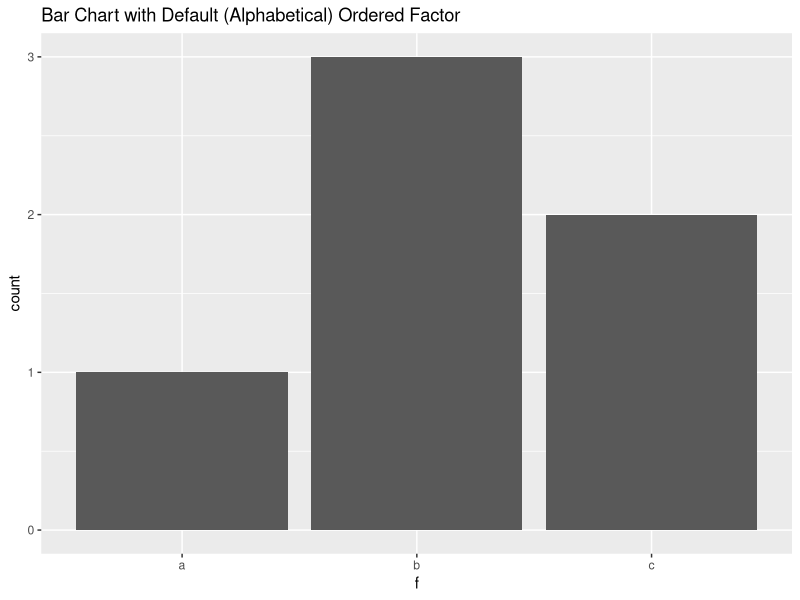
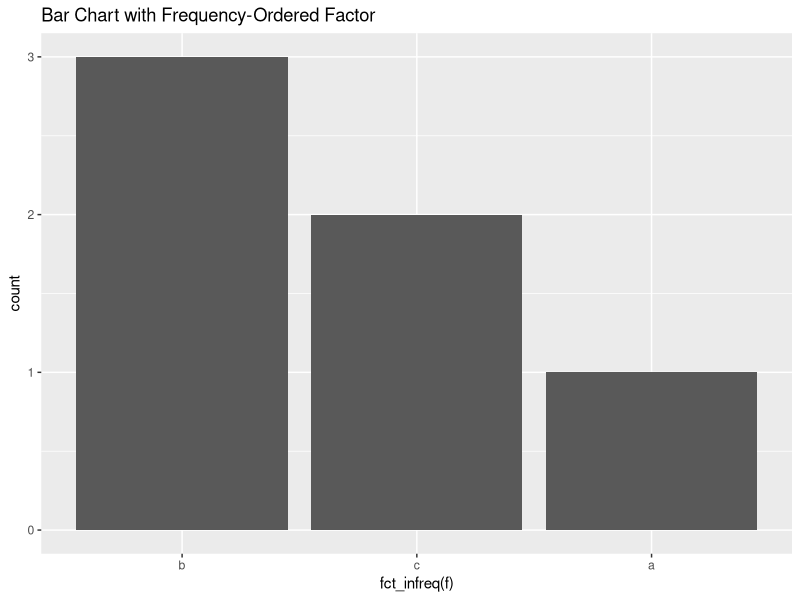
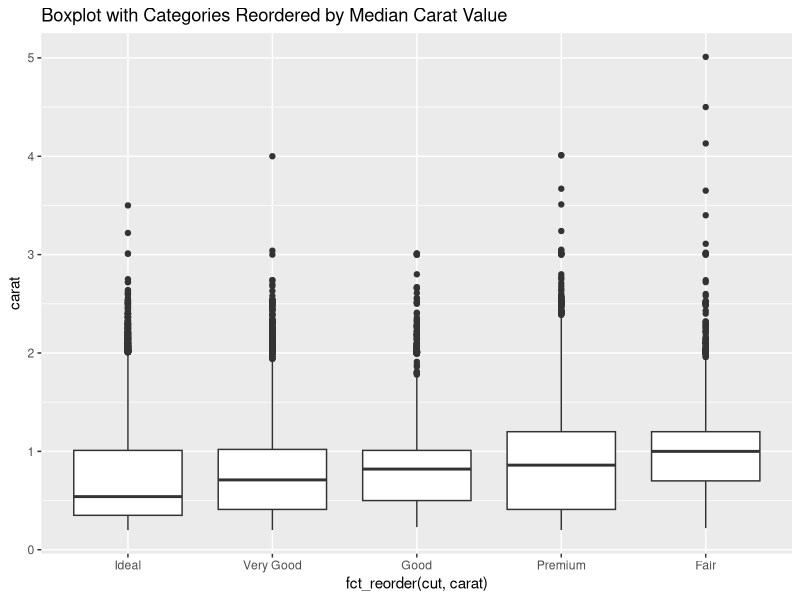
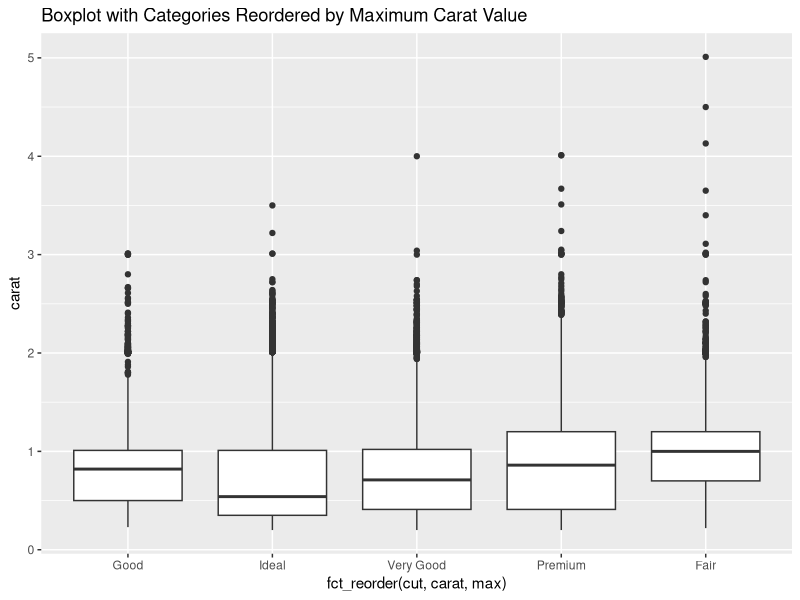
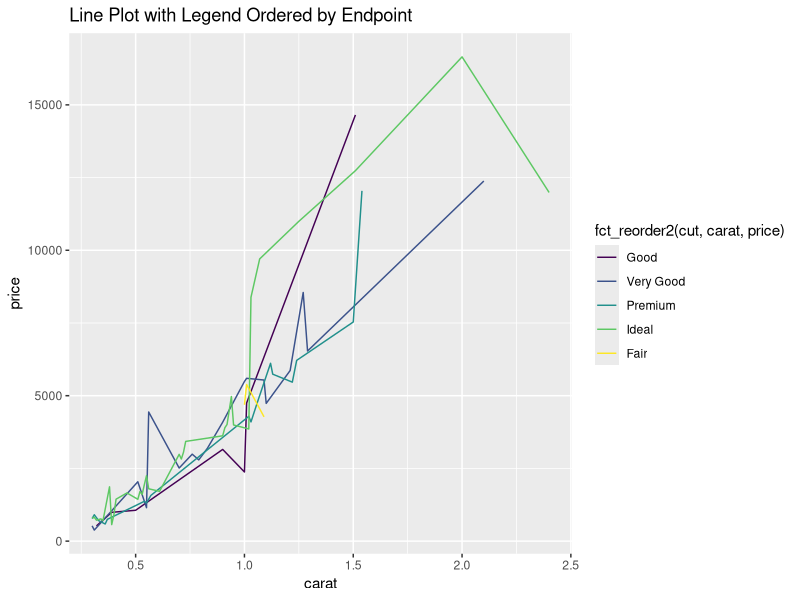
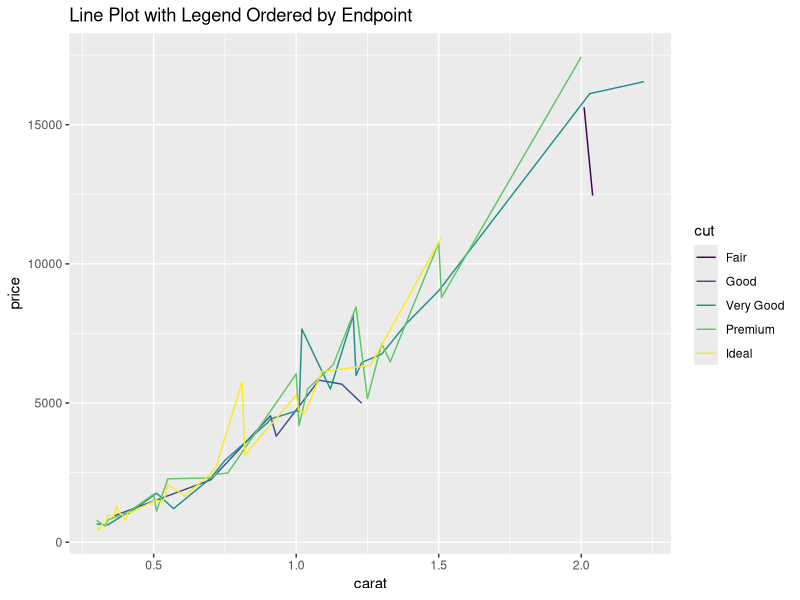
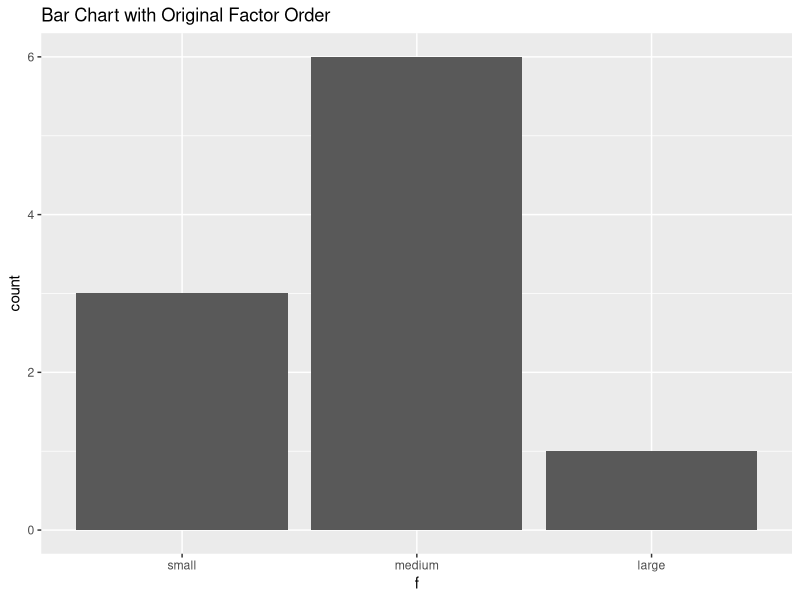
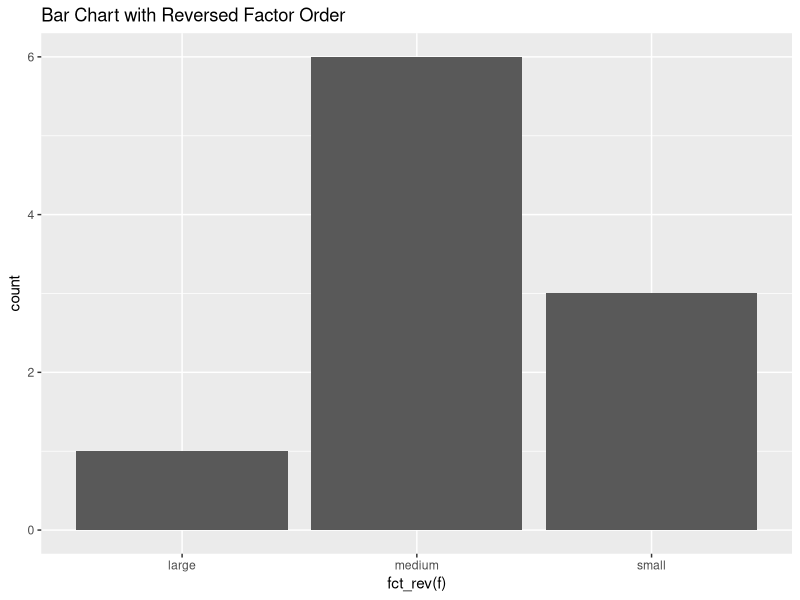

Recreate these plots in R, in order.
## ---- chunk 1
#| label: setup
#| include: false

library(tidyverse)
## ---- chunk 2
#| label: factor-structure

f <- factor(c("low", "medium", "high", "medium", "low"))

typeof(f)
str(f)
## ---- chunk 3
#| label: factor-vs-string-small-scale

# Small scale 
strings <- c("low", "medium", "high", "medium", "low")
factors <- factor(strings)

object.size(strings)
object.size(factors)

## ---- chunk 4
#| label: factor-vs-string-large-scale

# Larger scale
big_strings <- rep(c("low", "medium", "high"), length.out = 10000)
big_factors <- factor(big_strings)

object.size(big_strings)  # ~80 KB
object.size(big_factors)  # ~40 KB - BETTER
## ---- chunk 5
#| label: factor-vs-string-long-strings

# Long strings
long_strings <- rep(c("Very or Extremely Dissatisfied", "Somewhat or a Little Dissatisfied", "Neutral and/or no response"), length.out = 1000)
long_factors <- factor(long_strings)

object.size(long_strings)  # ~8 KB
object.size(long_factors)  # ~5 KB - BETTER
## ---- chunk 6
#| label: base-r-factors

f <- factor(c("low", "medium", "high", "medium", "low"))

levels(f)  # View levels
nlevels(f) # Count levels
as.character(f)  # Convert to strings
as.numeric(f)  # Get underlying integers
## ---- chunk 7
#| label: create-factors-factor

# Using factor()
f1 <- factor(c("low", "medium", "high", "medium", "low"))
levels(f1)  # Alphabetical order
as.numeric(f1)  # high=1, low=2, medium=3
## ---- chunk 8
#| label: create-factors-as-factor

# Using as_factor() from forcats
f2 <- as_factor(c("low", "medium", "high", "medium", "low"))
levels(f2)  # Order of appearance
as.numeric(f2)  # low=1, medium=2, high=3
## ---- chunk 9
#| label: specify-levels-factor

x <- c("B", "A", "C", "A", "B")
f <- factor(x, levels = c("C", "B", "A"))
f
levels(f)  # Custom order
## ---- chunk 10
#| label: specify-levels-levels-function

# begin with existing factor `f` from previous example
# running levels() function WITH assignment SETS levels
levels(f) <- c("A", "B", "C")  # Set levels on existing factor
f
# running levels() function WITHOUT assignment RETURNS EXISTING levels
levels(f) 
## ---- chunk 11
#| label: specify-labels

x <- c("B", "A", "C", "A", "B")
f <- factor(x, levels = c("A", "B", "C"), labels = c("Alpha", "Beta", "Gamma"))
f
levels(f)  # Custom labels

## ---- chunk 12
#| label: unordered-factors

sizes_unordered <- factor(c("medium", "small", "large", "small", "medium"),
                 levels = c("small", "medium", "large"),
                 ordered = FALSE) # F is the default, no need to specify
sizes_unordered
levels(sizes_unordered)
as.numeric(sizes_unordered)  # small=1, medium=2, large=3

## ---- chunk 13
#| label: ordered-factors

sizes_ordered <- factor(c("medium", "small", "large", "small", "medium"),
                 levels = c("small", "medium", "large"),
                 ordered = TRUE) # or use ordered() function without `ordered` argument
sizes_ordered
levels(sizes_ordered)
as.numeric(sizes_ordered)  # small=1, medium=2, large=3

## ---- chunk 14
#| label: ordered-factor-comparisons

sizes_ordered[1] < sizes_ordered[3]  # TRUE: medium < large
sizes_ordered[2] > sizes_ordered[4]  # FALSE: small > small
sizes_ordered[2] == sizes_ordered[4] # TRUE: small == small
## ---- chunk 15
#| label: create-factor-inspect
x <- factor(c("medium", "high", "low", "high", "high", "medium"))
## ---- chunk 16
#| label: inspect-levels-base

levels(x)  # View level labels
nlevels(x) # Count levels
## ---- chunk 17
#| label: inspect-levels-forcats
fct_unique(x)  # Unique values of levels
fct_count(x)   # Frequency table
## ---- chunk 18
#| label: manual-reordering-create

f <- factor(c("medium", "low", "high", "medium", "low"))
f
levels(f)  # Current order
## ---- chunk 19
#| label: manual-reordering-move-front

fct_relevel(f, "low")  # Move "low" to front
## ---- chunk 20
#| label: manual-reordering-relative-position

fct_relevel(f, "medium", "high")  # Move "medium" before "high"
## ---- chunk 21
#| label: manual-reordering-absolute-position

# Move "high" after first level
fct_relevel(f, "high", after = 1)  

# Move "medium" to first position
### same as fct_relevel(f, "medium")
fct_relevel(f, "medium", after = 0) 

# Move "low" to last position
fct_relevel(f, "low", after = Inf)
## ---- chunk 22
#| label: reorder-by-appearance-create

f <- factor(c("b", "b", "a", "c", "c", "c"))
f
## ---- chunk 23
#| label: reorder-by-appearance-inorder

fct_inorder(f)
## ---- chunk 24
f <- as_factor(c("b", "b", "a", "c", "c", "c"))
f
## ---- chunk 25
#| label: reorder-by-frequency-create
f <- factor(c("b", "b", "a", "c", "c", "c"))
f
## ---- chunk 26
fct_infreq(f)
## ---- chunk 27
#| label: bar-chart-factor-create

f <- factor(c("b", "b", "b", "a", "c", "c"))
## ---- chunk 28
#| label: bar-chart-default-ordered

ggplot(data.frame(f), aes(x = f)) +
  geom_bar() +
  labs(title = "Bar Chart with Default (Alphabetical) Ordered Factor")
## ---- chunk 29
#| label: bar-chart-infreq-ordered

ggplot(data.frame(f), aes(x = fct_infreq(f))) +
  geom_bar() +
  labs(title = "Bar Chart with Frequency-Ordered Factor")
## ---- chunk 30
#| label: reorder-by-other-variable-create

summary(diamonds)
## ---- chunk 31
#| label: reorder-by-other-variable-median

ggplot(diamonds, aes(x = fct_reorder(cut, carat), y = carat)) +
  geom_boxplot() +
  labs(title = "Boxplot with Categories Reordered by Median Carat Value")
## ---- chunk 32
#| label: reorder-by-other-variable-max

ggplot(diamonds, aes(x = fct_reorder(cut, carat, max), y = carat)) +
  geom_boxplot() +
  labs(title = "Boxplot with Categories Reordered by Maximum Carat Value")
## ---- chunk 33
#| label: reorder-by-other-variable-reorder2-basic

diamonds |> 
slice_sample(n = 100) |> 
ggplot(aes(x = carat, y = price, 
                     color = fct_reorder2(cut, carat, price))) +
  geom_line(stat = "summary", fun = mean) +
  labs(title = "Line Plot with Legend Ordered by Endpoint")
## ---- chunk 34
#| label: reorder-by-other-variable-reorder2

diamonds |> 
slice_sample(n = 100) |> 
ggplot(aes(x = carat, y = price, 
                     color = cut)) +
  geom_line(stat = "summary", fun = mean) +
  labs(title = "Line Plot with Legend Ordered by Endpoint")
## ---- chunk 35
#| label: reverse-order-create

f <- factor(c("large", "small", "medium", "medium", "small", "medium", "small", "medium", "medium", "medium"), levels = c("small", "medium", "large"))
f
## ---- chunk 36
#| label: reverse-order-rev

fct_rev(f)
## ---- chunk 37
ggplot(data.frame(f), aes(x = f)) + 
  geom_bar() +
  labs(title = "Bar Chart with Original Factor Order")
## ---- chunk 38
ggplot(data.frame(f), aes(x = fct_rev(f))) +
  geom_bar() +
  labs(title = "Bar Chart with Reversed Factor Order")
## ---- chunk 39
#| label: rename-levels-create

f <- factor(c("Low ", "Medium", "High", "Medium ", "Low", "high", "Hihg"))
f
## ---- chunk 40
f_clean <- fct_recode(f,
                      Low = "Low ",
                      Medium = "Medium ",
                      High = "high",
                      High = "Hihg")

f_clean
## ---- chunk 41
#| label: collapse-levels-create

f <- factor(c("A", "A", "B", "B", "B", "C", "C", "C", "C", "D", "E", "F", "G", "G", "G", "G", "G"))

## ---- chunk 42
#| label: collapse-levels-manual

f_collapsed <- fct_collapse(f,
                            Group1 = c("A", "B"),
                            Group2 = c("C", "D"),
                            Group3 = "E")

f_collapsed
## ---- chunk 43
#| label: collapse-levels-lump-n


f_lumped_n <- fct_lump_n(f, n = 3)

f_lumped_n
## ---- chunk 44
#| label: collapse-levels-lump-prop

f_lumped_prop <- fct_lump_prop(f, prop = 0.2)
f_lumped_prop
## ---- chunk 45
#| label: collapse-levels-lump-min

f_lumped_min <- fct_lump_min(f, min = 4)
f_lumped_min
## ---- chunk 46
#| label: handle-missing-values-create

f <- factor(c("A", "B", NA, "A", "C", NA, "B"))
f
## ---- chunk 47
#| label: handle-missing-values-na-level

f_na <- fct_na_value_to_level(f)
f_na
## ---- chunk 48
#| label: handle-missing-values-named-level

f_missing <- fct_na_value_to_level(f, level = "(Missing)")
f_missing
